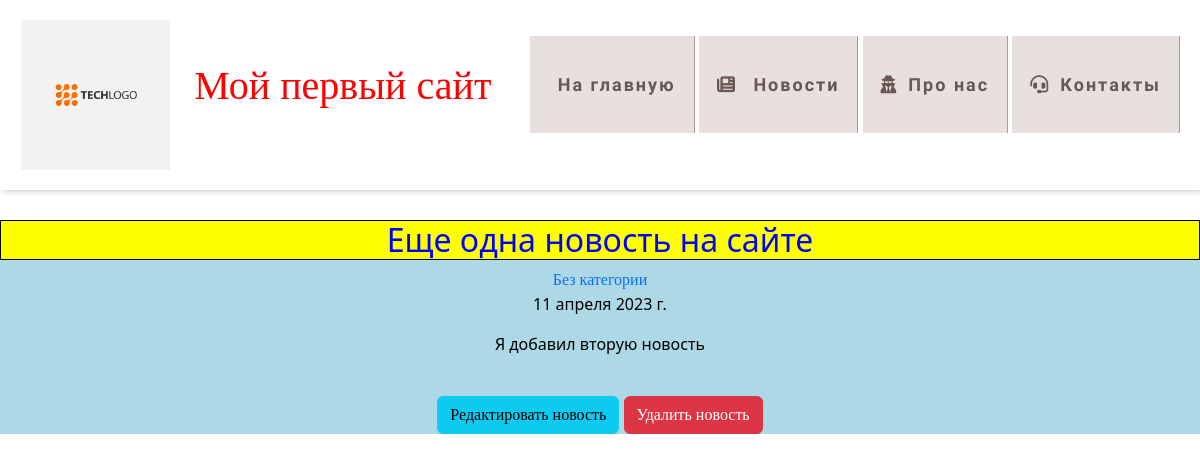
Page /news/esche_odna_novost_na_saite on the committed database.
### news/models.py (models this page shows, shortened)
class Articles(models.Model):
    title = models.CharField('Название', max_length=50)
    anons = models.CharField('Анонс', max_length=250)
    full_text = models.TextField('Статья')
    date = models.DateField('Дата публикации')
    category = models.ForeignKey(Category, on_delete=models.SET_DEFAULT, default=1, verbose_name="Категория")
    slug = models.SlugField('url', max_length=255, unique=True, blank=True)
    class Meta:
        verbose_name = 'Новость'
        verbose_name_plural = 'Новости'

class Category(models.Model):
    name = models.CharField(max_length=25, verbose_name="Название категории")

### news/views.py (the view)
# urls.py: path('<slug:slug>', views.NewsDetailView.as_view(), name='news-detail'),
class NewsDetailView(DetailView):
    model = Articles
    template_name = 'news/details_view.html'
    context_object_name = 'article'

### news/templates/news/details_view.html (shortened to what this page needs)
{% extends 'main/layout.html' %}
{% block content %}
    <div class="features">
        <h2>{{article.title}}</h2>
        <div>
            <a href="{% url 'news-category' article.category.id %}">{{article.category.name}}</a>
        </div>
        <p>{{article.date}}</p>
        <p>{{article.full_text}}</p>
        <br>
        <a href="{% url 'news-update' article.slug %}"><button class="btn btn-info"> Редактировать новость </button></a>
        <a href="{% url 'news-delete' article.slug %}"><button class="btn btn-danger"> Удалить новость </button></a>
    </div>
{% endblock %}

### main/static/main/css/main.css (style rules this page uses)
body { background-image:url ('../main/img/gr.jpg'); }
h2 { color: blue; background-color: yellow; border: 1px solid black; text-align: center }
p { color: black; text-align: center }
a { text-decoration: none; font-family: 'Lora', serif; transition: .5s linear; text-align: center }
.features { background-color: lightblue; color: yellow; text-align: center }

### main/templates/main/layout.html (style rules this page uses)
body { background-size: cover; background-image: url(https://img.freepik.com/free-vector/pastel-ombre-background-in-pink-and-purple_53876-120750.jpg?w=900&t=st=1677055340~exp=1677055940~hmac=aabe0985d7e57d794b57df6712bdd152bce1086d843ed4d16dbcc08ed50e9c57); }
a { text-decoration: none; }

### rows in the picture
Articles: title "Еще одна новость на сайте", category.name "Без категории", date "11 апреля 2023 г.", full_text "Я добавил вторую новость"
